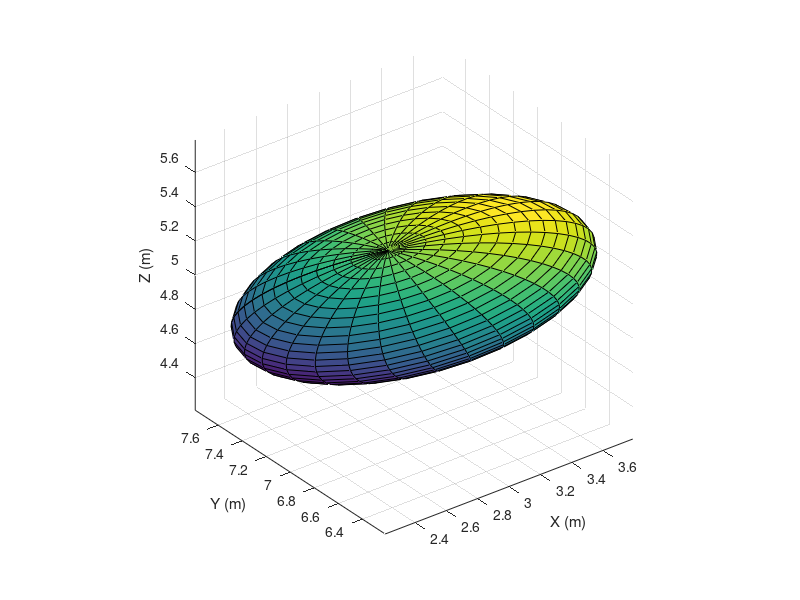

Source code (MATLAB):
Q = diag([4,1,9,-1]);
Transform1 = [cos(pi/4) -sin(pi/4) 0 0 ; sin(pi/4) cos(pi/4) 0 0 ; 0 0 1 0 ; 0 0 0 1];
Transform2 = [cos(pi/6) 0 -sin(pi/6) 0 ; 0 1 0 0 ; sin(pi/6) 0 cos(pi/6) 0 ; 0 0 0 1];
Transform3 = [1 0 0 3 ; 0 1 0 7 ; 0 0 1 5 ; 0 0 0 1];
Q = Transform1 * Q * Transform1';
Q = Transform2 * Q * Transform2';
Q = Transform3 * Q * Transform3';

% Obtain translation
trans = -Q(1:3,4);

% Obtain rotation transform R
A = Q(1:3,1:3) + trans * trans';
[V_eig, d_eig] = eig(A, 'vector');      % A = V_eig * diag(d_eig) * V_eig'
R = inv(V_eig');                        % A = R * diag(d_eig) * R'

% Axis length
length_x = nthroot(d_eig(1), -2);
length_y = nthroot(d_eig(2), -2);
length_z = nthroot(d_eig(3), -2);

[x_transformed,y_transformed,z_transformed] = ellipsoid(0,0,0,length_x,length_y,length_z,30);
x = zeros(size(x_transformed));
y = zeros(size(y_transformed));
z = zeros(size(z_transformed));

num_plot = length(x_transformed);
for i = 1:num_plot
    for j = 1:num_plot
        T = [R trans; zeros(1,3) 1];
        coord = T * [x_transformed(i,j) y_transformed(i,j) z_transformed(i,j) 1]';
        coord = coord / coord(4);  % normalize
        x(i,j) = coord(1);
        y(i,j) = coord(2);
        z(i,j) = coord(3);
    end
end

figure
surf(x,y,z)
axis equal
xlabel('X (m)'); ylabel('Y (m)'); zlabel('Z (m)');